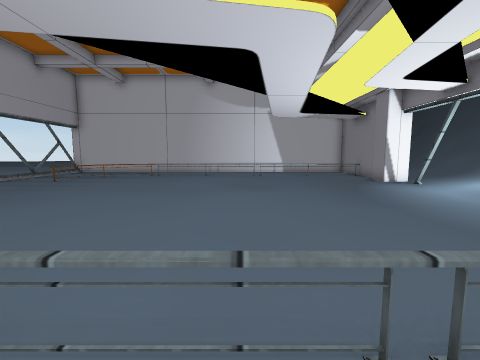
View 1 (above)

24 first-person views from a walk through a scene from a Unity 3-D project. The camera is 1.2 m above the floor, tilts 6° down and sees 90° across. The floor is counted in squares, 1 m on a side. Each view is taken from the middle of a square. On the plan, view 1 faces up. The plan holds only what a view shows up to about 12 squares ahead; the rest is blank. The place goes on beyond the plan. The player is left out. Some surface patterns are stand-ins.

View 2
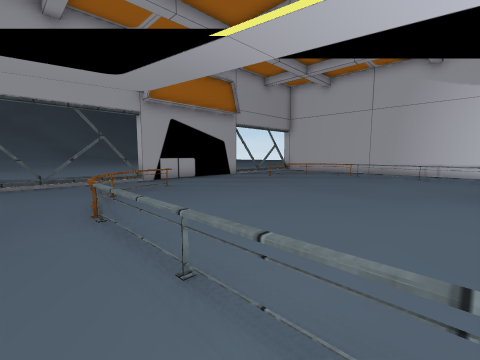

View 3
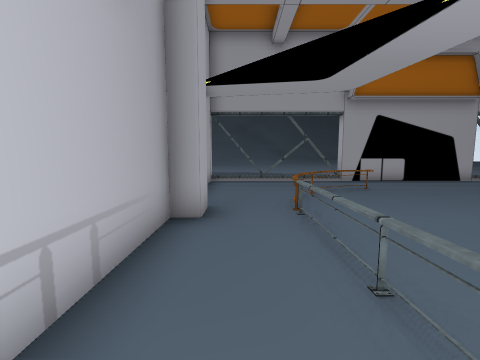

View 4
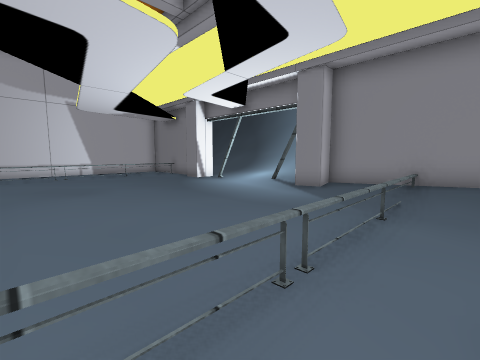

View 5
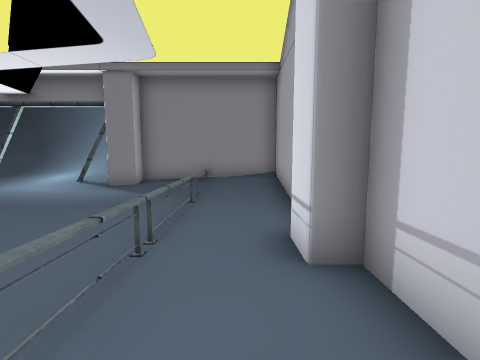

View 6
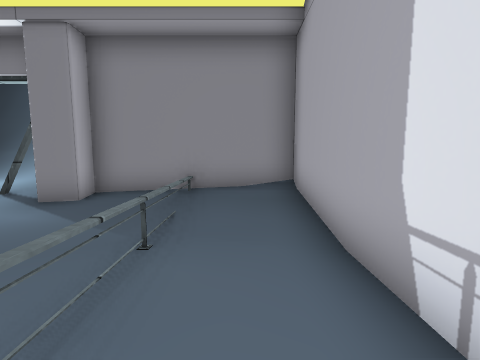

View 7
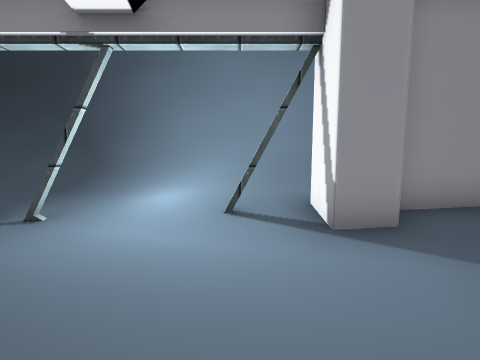

View 8
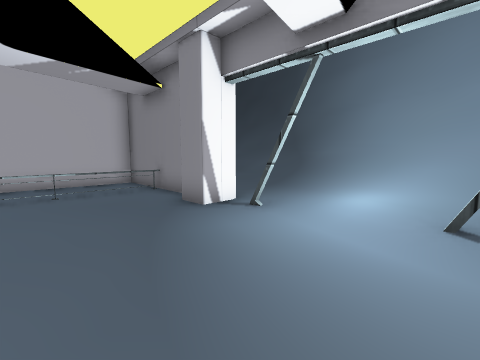

View 9
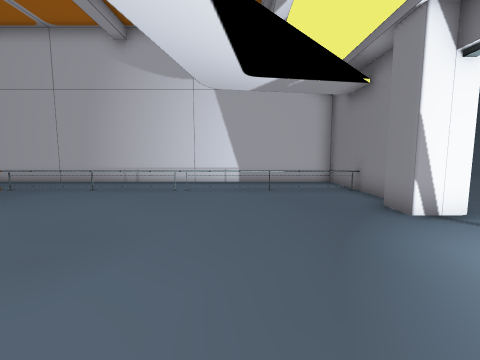

View 10
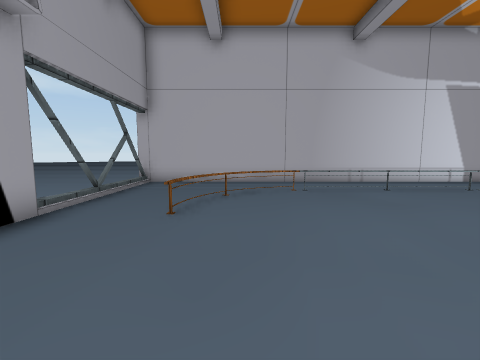

View 11
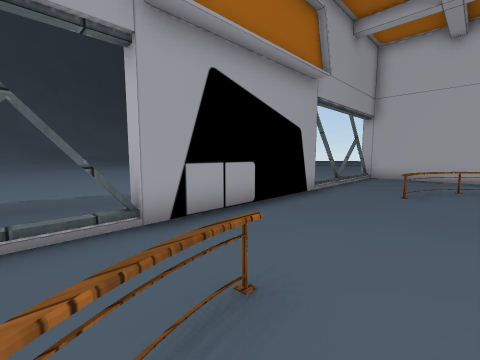

View 12
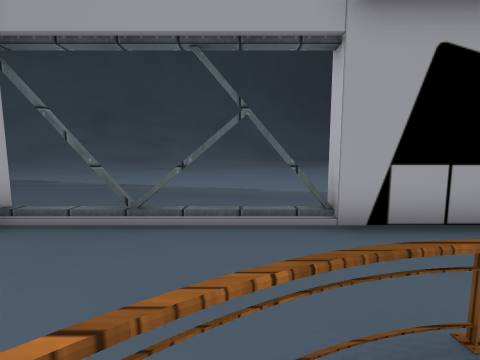

View 13
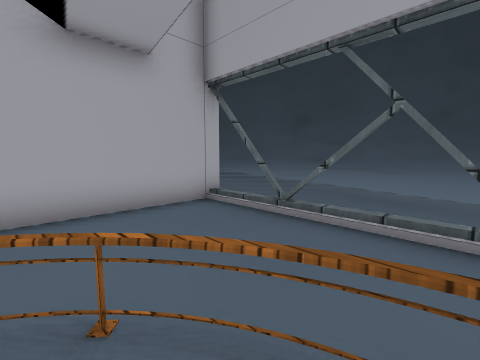

View 14
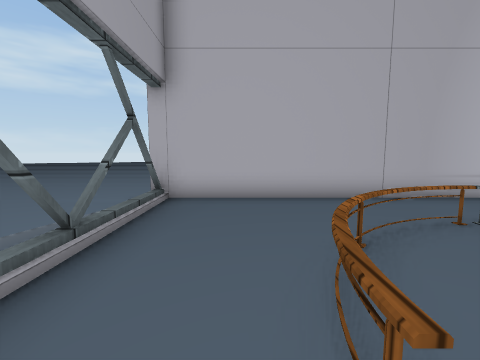

View 15
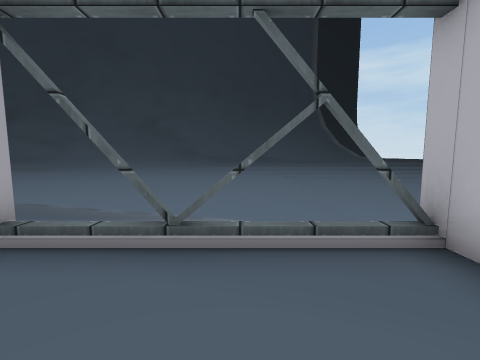

View 16
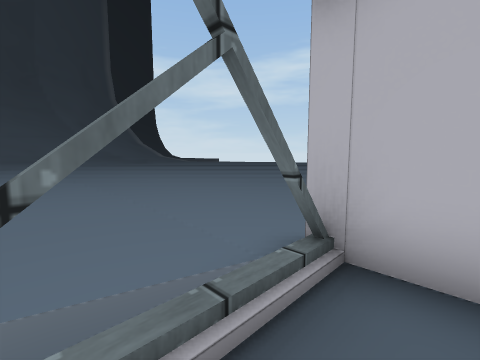

View 17
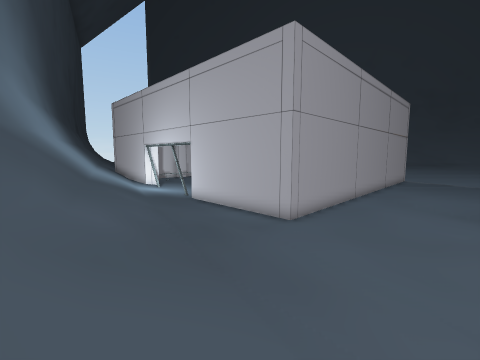

View 18
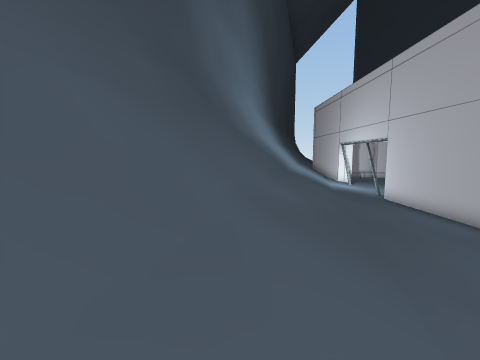

View 19
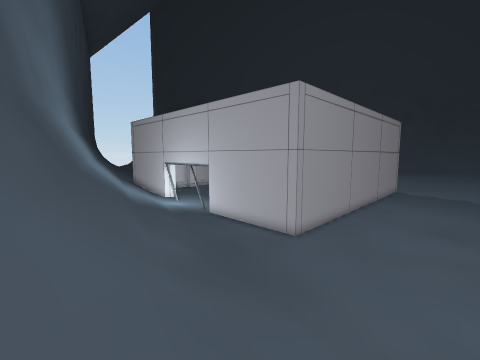

View 20
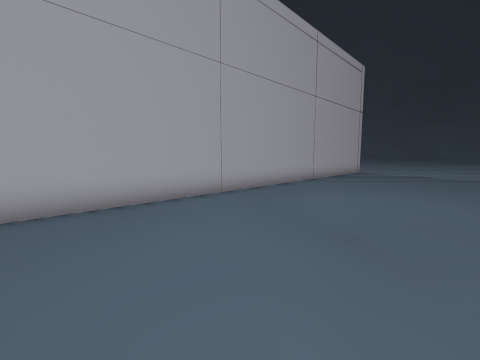

View 21
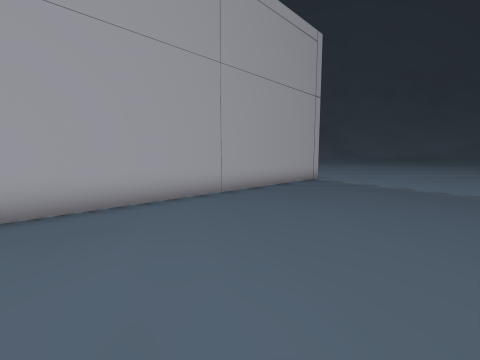

View 22
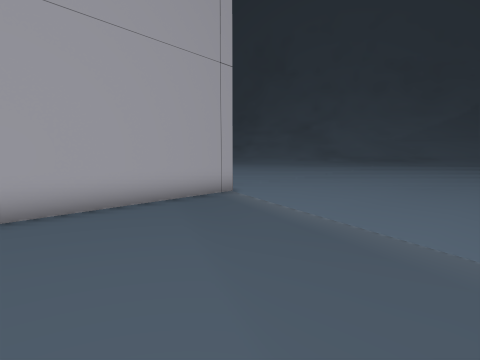

View 23
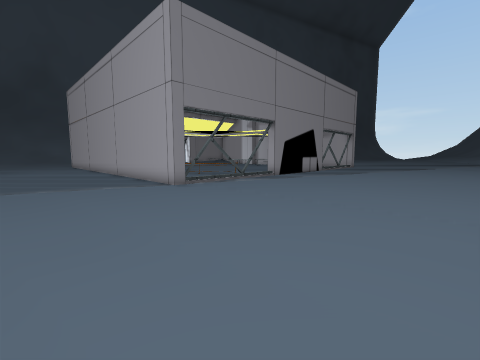

View 24
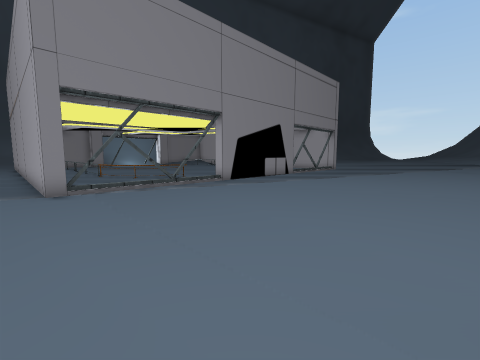

### Floor plan
Key: @ floor where view 1 was taken; # wall or solid block; x gap in a wall; . main floor; : floor 0.25 m higher than the main floor; / step, stairs or slope; = window, fence, low wall or low ledge; F fence; P pillar; C column.
Columns run from 20 left of view 1 to 17 right of it. Each row starts with its distance up from view 1.
 23 ................................/  / /
 22 ................................//////
 21 ................................/////=
 20 ...............................//////#
 19 ...............................//////#
 18 ...............................//////#
 17 .........C#################C..//////##
 16 .........#.................#..//////##
 15 .........x.................#..//////#
 14 ..............F============#../////=#
 13 ............FF.............#.//////##
 12 .........#..F..............#.//////#
 11 ............F..............P.//////#
 10 .........#.................///////##
  9 .........#.................#://///##
  8 ........ #..................//////#
  7 .......  #................../////=#
  6 .......  #.................::////##
  5 ........ #.................P:////#
  4 ........ ...F..............P/////#
  3 ........ x..F.............:#    ##
  2 ........ ....F............:#
  1 ........ .....##==========/#
  0 ........ #..........@.....:#
 -1  ....... C#### P#####P######
 -2  ....... C
 -3  .......
 -4  ......
 -5  .....
 -6  ....

Positions as (right, up) in squares from view 1, and headings:
1: (0, 0), facing up
2: (0, 0), facing up-left
3: (0, 0), facing left
4: (-1, 0), facing up-right
5: (-2, 0), facing right
6: (1, 0), facing right
7: (3, 6), facing right
8: (3, 6), facing up-right
9: (3, 6), facing up
10: (-7, 6), facing up
11: (-7, 3), facing up-left
12: (-7, 3), facing left
13: (-7, 4), facing down-left
14: (-9, 10), facing up
15: (-8, 14), facing left
16: (-10, 14), facing up-left
17: (15, 22), facing down-left
18: (15, 23), facing down
19: (17, 23), facing down-left
20: (6, 23), facing down-left
21: (0, 23), facing down-left
22: (-6, 23), facing down-left
23: (-20, 22), facing down-right
24: (-20, 18), facing down-right
